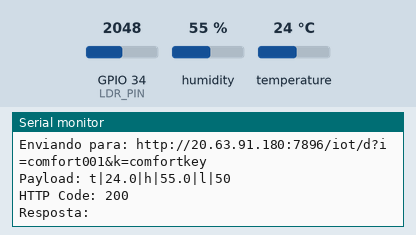
This sketch was run on a simulated ESP32. Parts: the last lines printed to the serial monitor. The inputs (shaded band) are chosen by the test bench; at power-on: humidity 55 %, GPIO 34 (LDR_PIN) = 2048, temperature 24 °C. WiFi joins after 1.5 s; servers stay silent unless stated; uploads are accepted with an empty reply.

Above: at 3.7 s.
3.8 s: humidity set to 22 %
11.4 s: GPIO 34 (LDR_PIN) set to 2866
At 12.91 s:
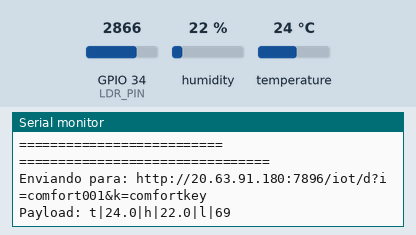
19.0 s: temperature set to 12 °C
At 23.6 s:
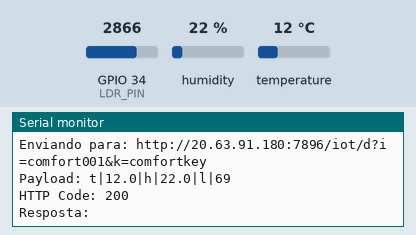
26.6 s: GPIO 34 (LDR_PIN) set to 3603
At 34.0 s:
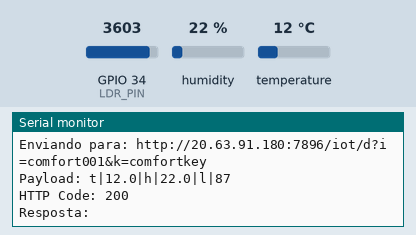
34.2 s: humidity set to 40 %
Timing chart, 0 to 37.2 s (numbered marks = the images above; inputs shaded):
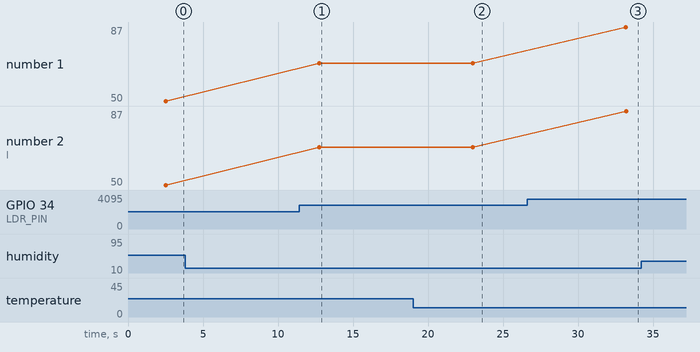

Measured:
- after the input at 11.4 s, the serial monitor: prints a new line after 1.3 s (image 1)
- after the input at 19.0 s, the serial monitor: prints a new line after 4.0 s (image 2)
- after the input at 26.6 s, the serial monitor: prints a new line after 6.6 s (image 3)
- plotted number 1: 50 → 69 after the input at 11.4 s, 69 → 87 after the input at 26.6 s
- plotted number 2: 50 → 69 after the input at 11.4 s, 69 → 87 after the input at 26.6 s

The sketch:

code.ino
```cpp
//Henrique Keigo Nakashima Minowa - RM:564091
//Eduardo Delorenzo Moraes - RM:561749
//Matheus Bispo Faria Barbosa - RM:562140

#include <WiFi.h>
#include <HTTPClient.h>
#include <DHTesp.h>

// ======== CONFIGURAÇÕES WI-FI ========
const char* WIFI_SSID     = "Wokwi-GUEST";
const char* WIFI_PASSWORD = "";

// ======== CONFIGURAÇÕES FIWARE / VM AZURE ========
// IMPORTANTE: precisa ter http://
const char* FIWARE_HOST    = "http://20.63.91.180";
const int   FIWARE_UL_PORT = 7896;   // Porta do IoT-Agent Ultralight
const char* API_KEY        = "comfortkey";
const char* DEVICE_ID      = "comfort001";

// Service headers (devem bater com os usados no Postman)
const char* FIWARE_SERVICE     = "skillhub";
const char* FIWARE_SERVICEPATH = "/";

// ======== PINAGEM (AJUSTE PARA O SEU DIAGRAMA) ========
// DHT22 no GPIO 15
const int DHT_PIN  = 15;
// LDR em um pino ANALÓGICO de verdade (GPIO 34, por exemplo)
const int LDR_PIN  = 34;

// Objeto do DHT
DHTesp dht;

void connectWiFi() {
  Serial.print("Conectando ao WiFi: ");
  Serial.println(WIFI_SSID);

  WiFi.mode(WIFI_STA);
  WiFi.begin(WIFI_SSID, WIFI_PASSWORD);

  int retries = 0;
  while (WiFi.status() != WL_CONNECTED && retries < 30) {
    delay(500);
    Serial.print(".");
    retries++;
  }

  if (WiFi.status() == WL_CONNECTED) {
    Serial.println("\nWiFi conectado!");
    Serial.print("IP: ");
    Serial.println(WiFi.localIP());
  } else {
    Serial.println("\nFalha ao conectar no WiFi.");
  }
}

void setup() {
  Serial.begin(115200);
  delay(1000);

  // Inicializa DHT
  dht.setup(DHT_PIN, DHTesp::DHT22);
  Serial.println("DHT22 inicializado.");

  // LDR como entrada analógica
  pinMode(LDR_PIN, INPUT);

  // Wi-Fi
  connectWiFi();
}

void loop() {
  // Se perdeu Wi-Fi, tenta reconectar
  if (WiFi.status() != WL_CONNECTED) {
    Serial.println("WiFi desconectado, reconectando...");
    connectWiFi();
  }

  // ======== LEITURAS DOS SENSORES ========
  TempAndHumidity data = dht.getTempAndHumidity();
  float temperature = data.temperature;  // °C
  float humidity    = data.humidity;     // %

  // Se leitura do DHT falhar, não envia nada nesse ciclo
  if (isnan(temperature) || isnan(humidity)) {
    Serial.println("ERRO: Leitura inválida do DHT (NaN). Não enviando neste ciclo.");
    delay(10000);
    return;
  }

  int rawLdr = analogRead(LDR_PIN);      // 0–4095 no ESP32
  // Converte para uma escala "0–100" de luminosidade
  float luminosity = map(rawLdr, 0, 4095, 0, 100);

  Serial.println("===== Medidas atuais =====");
  Serial.print("Temperatura: "); Serial.print(temperature); Serial.println(" °C");
  Serial.print("Umidade: ");     Serial.print(humidity);    Serial.println(" %");
  Serial.print("Luz (0-100): "); Serial.println(luminosity);
  Serial.println("==========================");

  // ======== MONTA PAYLOAD ULTRALIGHT ========
  // Formato: t|24.5|h|52.3|l|80
  String payload = "t|" + String(temperature, 1) +
                   "|h|" + String(humidity, 1) +
                   "|l|" + String(luminosity, 0);

  // ======== MONTA URL DO IOT-AGENT ========
  // Ex: http://SEU_IP_PUBLICO_AZURE:7896/iot/d?i=comfort001&k=comfortkey
  String url = String(FIWARE_HOST) + ":" + String(FIWARE_UL_PORT) +
               "/iot/d?i=" + DEVICE_ID +
               "&k=" + API_KEY;

  Serial.println("================================");
  Serial.print("Enviando para: ");
  Serial.println(url);
  Serial.print("Payload: ");
  Serial.println(payload);

  if (WiFi.status() == WL_CONNECTED) {
    HTTPClient http;
    http.begin(url);

    http.addHeader("Content-Type", "text/plain");
    http.addHeader("Fiware-Service", FIWARE_SERVICE);
    http.addHeader("Fiware-ServicePath", FIWARE_SERVICEPATH);

    int httpCode = http.POST(payload);

    Serial.print("HTTP Code: ");
    Serial.println(httpCode);

    if (httpCode > 0) {
      String response = http.getString();
      Serial.print("Resposta: ");
      Serial.println(response);
    } else {
      Serial.print("Erro na requisição: ");
      Serial.println(http.errorToString(httpCode));
    }

    http.end();
  } else {
    Serial.println("Sem WiFi, não foi possível enviar.");
  }

  // Envia a cada 10 segundos (ajuste se quiser)
  delay(10000);
}
```
